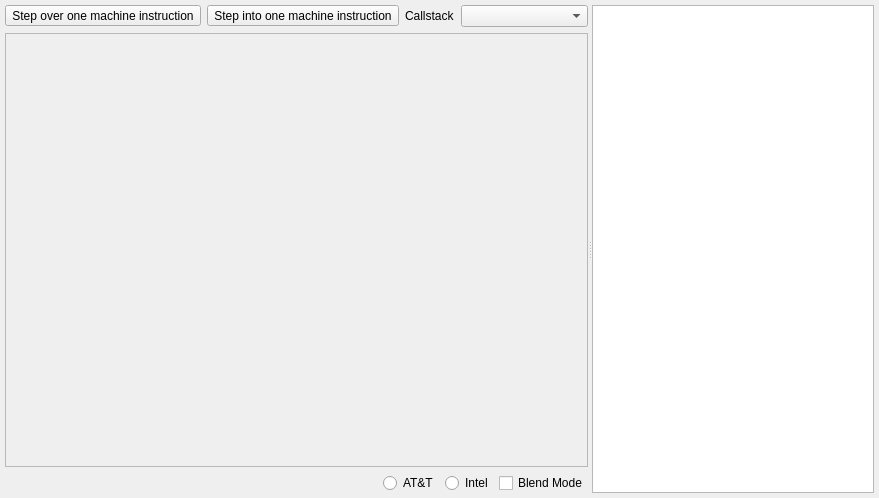
<?xml version="1.0" encoding="UTF-8"?>
<ui version="4.0">
 <class>CPUDialog</class>
 <widget class="QDialog" name="CPUDialog">
  <property name="geometry">
   <rect>
    <x>0</x>
    <y>0</y>
    <width>879</width>
    <height>498</height>
   </rect>
  </property>
  <property name="windowTitle">
   <string>CPU Info</string>
  </property>
  <layout class="QHBoxLayout" name="horizontalLayout">
   <property name="leftMargin">
    <number>5</number>
   </property>
   <property name="topMargin">
    <number>5</number>
   </property>
   <property name="rightMargin">
    <number>5</number>
   </property>
   <property name="bottomMargin">
    <number>5</number>
   </property>
   <item>
    <widget class="QSplitter" name="splitter">
     <property name="orientation">
      <enum>Qt::Horizontal</enum>
     </property>
     <widget class="QWidget" name="widget" native="true">
      <property name="sizePolicy">
       <sizepolicy hsizetype="Preferred" vsizetype="Preferred">
        <horstretch>0</horstretch>
        <verstretch>0</verstretch>
       </sizepolicy>
      </property>
      <layout class="QVBoxLayout" name="verticalLayout">
       <property name="leftMargin">
        <number>0</number>
       </property>
       <property name="topMargin">
        <number>0</number>
       </property>
       <property name="rightMargin">
        <number>0</number>
       </property>
       <property name="bottomMargin">
        <number>0</number>
       </property>
       <item>
        <widget class="QWidget" name="widget_2" native="true">
         <layout class="QHBoxLayout" name="horizontalLayout_2">
          <property name="leftMargin">
           <number>0</number>
          </property>
          <property name="topMargin">
           <number>0</number>
          </property>
          <property name="rightMargin">
           <number>0</number>
          </property>
          <property name="bottomMargin">
           <number>0</number>
          </property>
          <item>
           <widget class="QToolButton" name="btnStepOverInstruction">
            <property name="toolTip">
             <string>Step over one machine instruction</string>
            </property>
            <property name="text">
             <string>Step over one machine instruction</string>
            </property>
            <property name="toolButtonStyle">
             <enum>Qt::ToolButtonIconOnly</enum>
            </property>
           </widget>
          </item>
          <item>
           <widget class="QToolButton" name="btnStepIntoInstruction">
            <property name="toolTip">
             <string>Step into one machine instruction</string>
            </property>
            <property name="text">
             <string>Step into one machine instruction</string>
            </property>
           </widget>
          </item>
          <item>
           <widget class="QLabel" name="label">
            <property name="text">
             <string>Callstack</string>
            </property>
           </widget>
          </item>
          <item>
           <widget class="QComboBox" name="cbCallStack">
            <property name="sizePolicy">
             <sizepolicy hsizetype="Expanding" vsizetype="Fixed">
              <horstretch>0</horstretch>
              <verstretch>0</verstretch>
             </sizepolicy>
            </property>
            <property name="insertPolicy">
             <enum>QComboBox::NoInsert</enum>
            </property>
           </widget>
          </item>
         </layout>
        </widget>
       </item>
       <item>
        <widget class="Editor" name="txtCode">
         <property name="sizePolicy">
          <sizepolicy hsizetype="Expanding" vsizetype="Expanding">
           <horstretch>3</horstretch>
           <verstretch>0</verstretch>
          </sizepolicy>
         </property>
         <property name="frameShape">
          <enum>QFrame::StyledPanel</enum>
         </property>
         <property name="frameShadow">
          <enum>QFrame::Raised</enum>
         </property>
        </widget>
       </item>
       <item>
        <widget class="QWidget" name="widget_3" native="true">
         <layout class="QHBoxLayout" name="horizontalLayout_3">
          <property name="leftMargin">
           <number>0</number>
          </property>
          <property name="topMargin">
           <number>0</number>
          </property>
          <property name="rightMargin">
           <number>0</number>
          </property>
          <property name="bottomMargin">
           <number>0</number>
          </property>
          <item>
           <spacer name="horizontalSpacer">
            <property name="orientation">
             <enum>Qt::Horizontal</enum>
            </property>
            <property name="sizeHint" stdset="0">
             <size>
              <width>40</width>
              <height>20</height>
             </size>
            </property>
           </spacer>
          </item>
          <item>
           <widget class="QRadioButton" name="rdATT">
            <property name="text">
             <string>AT&amp;&amp;T</string>
            </property>
            <attribute name="buttonGroup">
             <string notr="true">buttonGroup</string>
            </attribute>
           </widget>
          </item>
          <item>
           <widget class="QRadioButton" name="rdIntel">
            <property name="text">
             <string>Intel</string>
            </property>
            <attribute name="buttonGroup">
             <string notr="true">buttonGroup</string>
            </attribute>
           </widget>
          </item>
          <item>
           <widget class="QCheckBox" name="chkBlendMode">
            <property name="text">
             <string>Blend Mode</string>
            </property>
           </widget>
          </item>
         </layout>
        </widget>
       </item>
      </layout>
     </widget>
     <widget class="QTableView" name="lstRegister">
      <property name="sizePolicy">
       <sizepolicy hsizetype="Expanding" vsizetype="Expanding">
        <horstretch>0</horstretch>
        <verstretch>0</verstretch>
       </sizepolicy>
      </property>
      <property name="editTriggers">
       <set>QAbstractItemView::NoEditTriggers</set>
      </property>
      <property name="dragEnabled">
       <bool>false</bool>
      </property>
      <property name="dragDropOverwriteMode">
       <bool>false</bool>
      </property>
      <property name="dragDropMode">
       <enum>QAbstractItemView::NoDragDrop</enum>
      </property>
      <property name="defaultDropAction">
       <enum>Qt::IgnoreAction</enum>
      </property>
      <property name="alternatingRowColors">
       <bool>true</bool>
      </property>
      <property name="selectionMode">
       <enum>QAbstractItemView::SingleSelection</enum>
      </property>
      <property name="selectionBehavior">
       <enum>QAbstractItemView::SelectRows</enum>
      </property>
      <property name="textElideMode">
       <enum>Qt::ElideNone</enum>
      </property>
      <attribute name="horizontalHeaderStretchLastSection">
       <bool>true</bool>
      </attribute>
     </widget>
    </widget>
   </item>
  </layout>
 </widget>
 <customwidgets>
  <customwidget>
   <class>Editor</class>
   <extends>QFrame</extends>
   <header>editor.h</header>
   <container>1</container>
  </customwidget>
 </customwidgets>
 <resources>
  <include location="../icons.qrc"/>
 </resources>
 <connections/>
 <buttongroups>
  <buttongroup name="buttonGroup"/>
 </buttongroups>
</ui>
